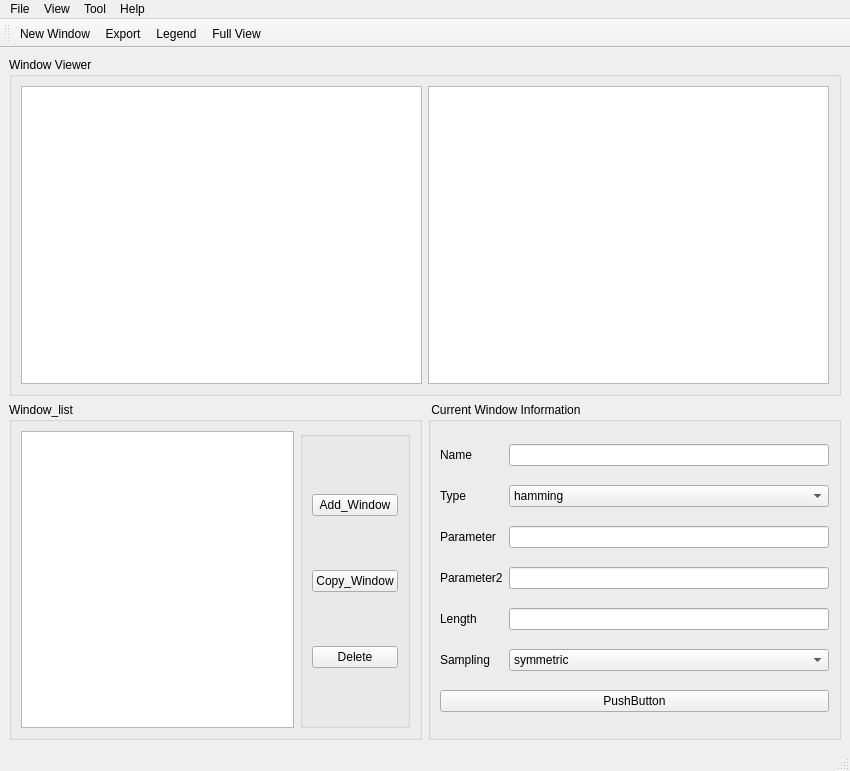
<?xml version="1.0" encoding="UTF-8"?>
<ui version="4.0">
 <class>MainWindow</class>
 <widget class="QMainWindow" name="MainWindow">
  <property name="geometry">
   <rect>
    <x>0</x>
    <y>0</y>
    <width>850</width>
    <height>771</height>
   </rect>
  </property>
  <property name="windowTitle">
   <string>MainWindow</string>
  </property>
  <widget class="QWidget" name="centralwidget">
   <layout class="QGridLayout" name="gridLayout_2">
    <item row="1" column="0">
     <widget class="QGroupBox" name="groupBox">
      <property name="title">
       <string>Window_list</string>
      </property>
      <layout class="QHBoxLayout" name="horizontalLayout">
       <item>
        <widget class="QListWidget" name="listWidget"/>
       </item>
       <item>
        <widget class="QGroupBox" name="groupBox_2">
         <property name="title">
          <string/>
         </property>
         <layout class="QVBoxLayout" name="verticalLayout">
          <item>
           <widget class="QPushButton" name="pushButton">
            <property name="text">
             <string>Add_Window</string>
            </property>
           </widget>
          </item>
          <item>
           <widget class="QPushButton" name="pushButton_4">
            <property name="text">
             <string>Copy_Window</string>
            </property>
           </widget>
          </item>
          <item>
           <widget class="QPushButton" name="pushButton_2">
            <property name="text">
             <string>Delete</string>
            </property>
           </widget>
          </item>
         </layout>
        </widget>
       </item>
      </layout>
     </widget>
    </item>
    <item row="1" column="1">
     <widget class="QGroupBox" name="groupBox_3">
      <property name="title">
       <string> Current Window Information</string>
      </property>
      <layout class="QGridLayout" name="gridLayout">
       <item row="2" column="2">
        <widget class="QLineEdit" name="lineEdit_2"/>
       </item>
       <item row="4" column="1">
        <widget class="QLabel" name="label_3">
         <property name="text">
          <string>Length</string>
         </property>
        </widget>
       </item>
       <item row="4" column="2">
        <widget class="QLineEdit" name="lineEdit_3"/>
       </item>
       <item row="2" column="1">
        <widget class="QLabel" name="label_4">
         <property name="text">
          <string>Parameter</string>
         </property>
        </widget>
       </item>
       <item row="1" column="2">
        <widget class="QComboBox" name="comboBox">
         <item>
          <property name="text">
           <string>hamming</string>
          </property>
         </item>
         <item>
          <property name="text">
           <string>triang</string>
          </property>
         </item>
         <item>
          <property name="text">
           <string>blackman</string>
          </property>
         </item>
         <item>
          <property name="text">
           <string>hann</string>
          </property>
         </item>
         <item>
          <property name="text">
           <string>kaiser</string>
          </property>
         </item>
         <item>
          <property name="text">
           <string>flattop</string>
          </property>
         </item>
         <item>
          <property name="text">
           <string>lanczos</string>
          </property>
         </item>
         <item>
          <property name="text">
           <string>boxcar</string>
          </property>
         </item>
         <item>
          <property name="text">
           <string>parzen</string>
          </property>
         </item>
         <item>
          <property name="text">
           <string>bohman</string>
          </property>
         </item>
         <item>
          <property name="text">
           <string>blackmanharris</string>
          </property>
         </item>
         <item>
          <property name="text">
           <string>nuttall</string>
          </property>
         </item>
         <item>
          <property name="text">
           <string>barthann</string>
          </property>
         </item>
         <item>
          <property name="text">
           <string>cosine</string>
          </property>
         </item>
         <item>
          <property name="text">
           <string>exponential</string>
          </property>
         </item>
         <item>
          <property name="text">
           <string>tukey</string>
          </property>
         </item>
         <item>
          <property name="text">
           <string>taylor</string>
          </property>
         </item>
         <item>
          <property name="text">
           <string>chebwin</string>
          </property>
         </item>
         <item>
          <property name="text">
           <string>taylor</string>
          </property>
         </item>
         <item>
          <property name="text">
           <string>tukey</string>
          </property>
         </item>
        </widget>
       </item>
       <item row="0" column="1">
        <widget class="QLabel" name="label">
         <property name="text">
          <string>Name</string>
         </property>
        </widget>
       </item>
       <item row="3" column="2">
        <widget class="QLineEdit" name="lineEdit_4"/>
       </item>
       <item row="7" column="1" colspan="2">
        <widget class="QPushButton" name="pushButton_3">
         <property name="text">
          <string>PushButton</string>
         </property>
        </widget>
       </item>
       <item row="1" column="1">
        <widget class="QLabel" name="label_2">
         <property name="text">
          <string>Type</string>
         </property>
        </widget>
       </item>
       <item row="0" column="2">
        <widget class="QLineEdit" name="lineEdit"/>
       </item>
       <item row="3" column="1">
        <widget class="QLabel" name="label_5">
         <property name="text">
          <string>Parameter2</string>
         </property>
        </widget>
       </item>
       <item row="6" column="1">
        <widget class="QLabel" name="label_6">
         <property name="text">
          <string>Sampling</string>
         </property>
        </widget>
       </item>
       <item row="6" column="2">
        <widget class="QComboBox" name="comboBox_2">
         <item>
          <property name="text">
           <string>symmetric</string>
          </property>
         </item>
         <item>
          <property name="text">
           <string>periodic</string>
          </property>
         </item>
        </widget>
       </item>
      </layout>
     </widget>
    </item>
    <item row="0" column="0" colspan="2">
     <widget class="QGroupBox" name="groupBox_4">
      <property name="minimumSize">
       <size>
        <width>832</width>
        <height>336</height>
       </size>
      </property>
      <property name="title">
       <string>Window Viewer</string>
      </property>
      <layout class="QHBoxLayout" name="horizontalLayout_2">
       <item>
        <widget class="QGraphicsView" name="graphicsView"/>
       </item>
       <item>
        <widget class="QGraphicsView" name="graphicsView_2"/>
       </item>
      </layout>
     </widget>
    </item>
   </layout>
  </widget>
  <widget class="QMenuBar" name="menubar">
   <property name="geometry">
    <rect>
     <x>0</x>
     <y>0</y>
     <width>850</width>
     <height>23</height>
    </rect>
   </property>
   <widget class="QMenu" name="menuFile">
    <property name="title">
     <string>File</string>
    </property>
    <addaction name="actionNew_Window"/>
    <addaction name="actionExport"/>
    <addaction name="separator"/>
    <addaction name="actionExit"/>
   </widget>
   <widget class="QMenu" name="menuView">
    <property name="title">
     <string>View</string>
    </property>
    <addaction name="actionTime_Domain"/>
    <addaction name="actionFrequency_Domain_2"/>
    <addaction name="separator"/>
    <addaction name="actionLegend"/>
    <addaction name="separator"/>
    <addaction name="actionAnalyse_Parameter"/>
   </widget>
   <widget class="QMenu" name="menuTool">
    <property name="title">
     <string>Tool</string>
    </property>
    <addaction name="actionFull_View"/>
   </widget>
   <widget class="QMenu" name="menuHelp">
    <property name="title">
     <string>Help</string>
    </property>
    <addaction name="actionGpt"/>
    <addaction name="separator"/>
    <addaction name="actionAbout"/>
   </widget>
   <addaction name="menuFile"/>
   <addaction name="menuView"/>
   <addaction name="menuTool"/>
   <addaction name="menuHelp"/>
  </widget>
  <widget class="QStatusBar" name="statusbar"/>
  <widget class="QToolBar" name="toolBar">
   <property name="windowTitle">
    <string>toolBar</string>
   </property>
   <attribute name="toolBarArea">
    <enum>TopToolBarArea</enum>
   </attribute>
   <attribute name="toolBarBreak">
    <bool>false</bool>
   </attribute>
   <addaction name="actionNew_Window_2"/>
   <addaction name="actionExport_2"/>
   <addaction name="actionLegend_2"/>
   <addaction name="actionFull_View_2"/>
  </widget>
  <action name="actionTime_Domain">
   <property name="text">
    <string>Time Domain</string>
   </property>
  </action>
  <action name="actionFrequency_Domain">
   <property name="text">
    <string>Frequency Domain</string>
   </property>
  </action>
  <action name="actionFrequency_Domain_2">
   <property name="text">
    <string>Frequency Domain</string>
   </property>
  </action>
  <action name="actionAnalyse_Parameter">
   <property name="text">
    <string>Analyse Parameter</string>
   </property>
  </action>
  <action name="actionFull_View">
   <property name="text">
    <string>Full View</string>
   </property>
  </action>
  <action name="actionExit">
   <property name="text">
    <string>Exit</string>
   </property>
  </action>
  <action name="actionText_File">
   <property name="text">
    <string>Text-File</string>
   </property>
  </action>
  <action name="actionMat_File">
   <property name="text">
    <string>Mat-File</string>
   </property>
  </action>
  <action name="actionExport">
   <property name="text">
    <string>Export</string>
   </property>
  </action>
  <action name="actionAbout">
   <property name="text">
    <string>About</string>
   </property>
  </action>
  <action name="actionGpt">
   <property name="text">
    <string>Gpt</string>
   </property>
  </action>
  <action name="actionLegend_2">
   <property name="icon">
    <iconset>
     <normaloff>icon/checklist.png</normaloff>icon/checklist.png</iconset>
   </property>
   <property name="text">
    <string>Legend</string>
   </property>
  </action>
  <action name="actionLegend">
   <property name="text">
    <string>Legend</string>
   </property>
  </action>
  <action name="actionFull_View_2">
   <property name="icon">
    <iconset>
     <normaloff>icon/full-screen (1).png</normaloff>icon/full-screen (1).png</iconset>
   </property>
   <property name="text">
    <string>Full View</string>
   </property>
  </action>
  <action name="actionNew_Window">
   <property name="text">
    <string>New Window</string>
   </property>
  </action>
  <action name="actionNew_Window_2">
   <property name="icon">
    <iconset>
     <normaloff>icon/new-window.png</normaloff>icon/new-window.png</iconset>
   </property>
   <property name="text">
    <string>New Window</string>
   </property>
  </action>
  <action name="actionExport_2">
   <property name="icon">
    <iconset>
     <normaloff>icon/export.png</normaloff>icon/export.png</iconset>
   </property>
   <property name="text">
    <string>Export</string>
   </property>
  </action>
 </widget>
 <resources/>
 <connections/>
</ui>
